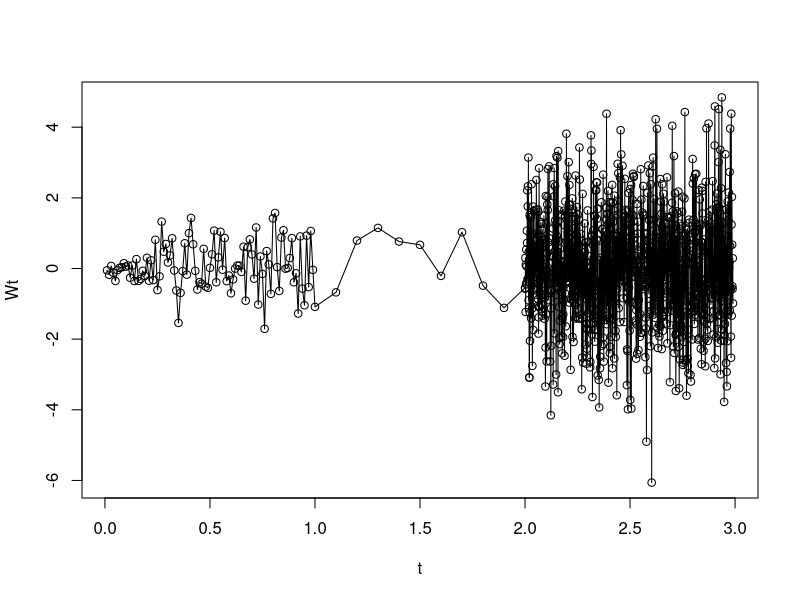

The R script that drew this image:
## ---- chunk 1
n <- 1:1100
brownian <- function (i) {
  return ((i >= 1 & i <= 100)*(i/100) + (i >= 101 & i <= 110)*(1 + (i - 100)/10) + (i >= 111 & i <= 1110)*(2 + (i - 110)/1000))
}
t <- brownian(n)
W0 <- 0
Wt <- W0 + sqrt(t) * rnorm(1100)
plot(t, Wt, type = "o")
